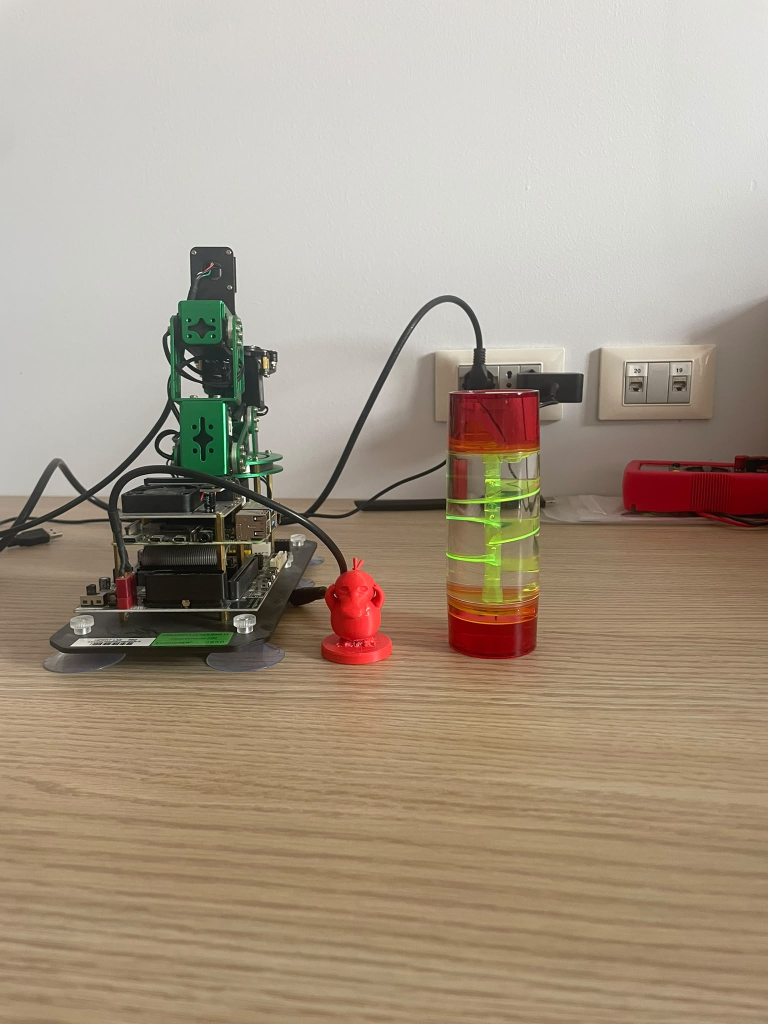
#> input picture WhatsApp Image 2026-06-04 at 2.46.25 PM.jpeg, 1536 x 2048 px, given in place of the camera (shown at 1/2 size)
$ python 260611_project_final_fastsam_live_parte2.py
#> lines starting #> are read from the running program, lines starting #| are printed output that depends on the picture; after the words box and inside, x2 and y2 are one past the last pixel; in counts of white or black regions, pixels touching at a corner belong together
import cv2
import numpy as np
from ultralytics import FastSAM

# =========================================================
# PARAMETRI
# =========================================================

# Immagine da analizzare
#IMAGE_PATH = "psyduck.jpg"
#IMAGE_PATH = "psyduck2.jpg"
#IMAGE_PATH = "psycacc.jpg"
IMAGE_PATH = "ifigos.jpg"
#IMAGE_PATH = "psyduckbello.jpg"
#IMAGE_PATH = "nonpsyduck.jpg"

# Area minima per considerare valido un oggetto
MIN_AREA = 800

"""Rimuove i punti troppo vicini dividendo lo spazio in una griglia e tenendo un solo punto per cella."""
# [10 lines left out: function spatial_deduplicate, not called in this run]


"""Genera una griglia regolare di punti distanziati in base alle dimensioni dell'immagine."""
# [7 lines left out: function generate_grid_points, not called in this run]


"""Rimuove i bounding box che toccano o sono troppo vicini ai bordi dell'immagine."""
# [14 lines left out: function filter_border_bboxes, not called in this run]


"""Elimina i bounding box che sono quasi completamente contenuti dentro un altro box più grande."""
# [26 lines left out: function filter_contained_bboxes, not called in this run]


"""Calcola l'Intersection over Union (IoU), ovvero la percentuale di sovrapposizione tra due box."""
# [13 lines left out: function iou, not called in this run]


"""Ordina i box per area e rimuove quelli che si sovrappongono troppo (IoU > thr) a box più grandi."""
# [12 lines left out: function filter_overlaps, not called in this run]


"""Applica in sequenza i tre filtri di pulizia (bordi, box contenuti e sovrapposizioni)."""
# [5 lines left out: function clean_bboxes, not called in this run]


"""Rimuove i punti che si trovano a una distanza geometrica inferiore alla soglia impostata."""
# [12 lines left out: function merge_points, not called in this run]


"""Inverte i colori (effetto negativo) solo nelle aree racchiuse dai bounding box e salva l'immagine."""
# [26 lines left out: functions invert_bbox_colors, filter_grid_on_foreground, not called in this run]


# MAIN

# =========================================================
# WEBCAM
# =========================================================

cap = cv2.VideoCapture(1)

if not cap.isOpened():
    raise ValueError("Webcam non trovata")

while True:

    ret, img = cap.read()
#> img is the input picture: shape (2048, 1536, 3); mean B, G, R 135.7, 153.5, 168.2

    if not ret:
        break

    img = cv2.resize(img, (500, 500))
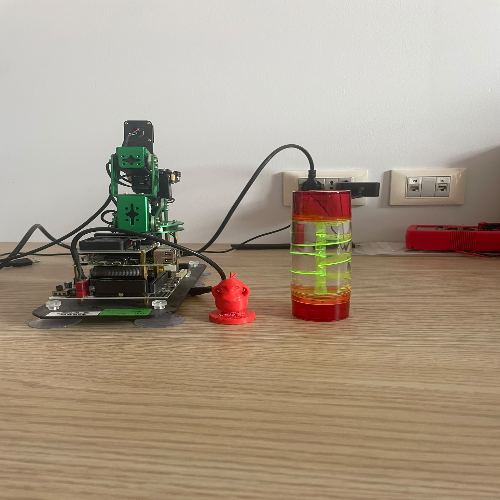
#> img: shape (500, 500, 3); mean B, G, R 135.6, 153.4, 168.1

    gray = cv2.cvtColor(
        img,
        cv2.COLOR_BGR2GRAY
    )
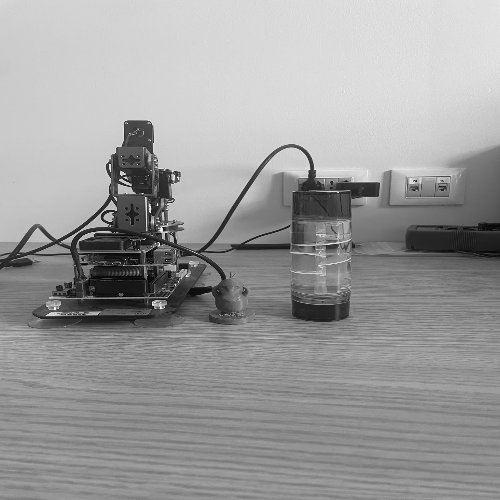
#> gray: shape (500, 500); min 2, max 253, mean 155.8

# =========================================================
# PSYDUCK DETECTOR
#
# Usa:
# - Canny
# - Connected Components
#
# per trovare centroidi iniziali.
#
# =========================================================

    edges = cv2.Canny(
        gray,
        70,
        170
    )
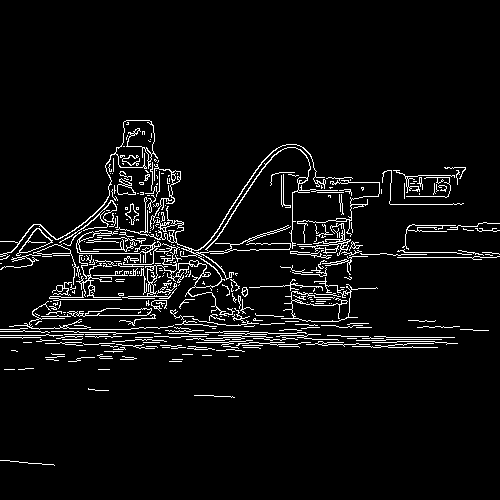
#> edges: shape (500, 500); 5.3% white in thin lines or dots, all inside (x1, y1, x2, y2) = (0, 120, 500, 466)

    # chiusura dei bordi
    edges = cv2.morphologyEx(
        edges,
        cv2.MORPH_CLOSE,
        np.ones((9, 9), np.uint8)
    )
#> edges: shape (500, 500); 16.6% white; 10 white regions (2 under 20 px), largest, box (x1, y1, x2, y2) and area: (0, 120, 500, 362) 41031, (408, 320, 460, 328) 200, (45, 353, 65, 361) 88

    # ispessimento edge
    edges = cv2.dilate(
        edges,
        np.ones((5, 5), np.uint8),
        iterations=1
    )
#> edges: shape (500, 500); 21.8% white; 8 white regions, largest, box (x1, y1, x2, y2) and area: (0, 118, 500, 364) 52761, (406, 318, 491, 333) 617, (0, 458, 57, 468) 305

    print("[STEP] Edge map generata")
    cv2.imshow("Edges (Canny) 1", edges)

    # componenti connesse
    num, cc = cv2.connectedComponents(edges)
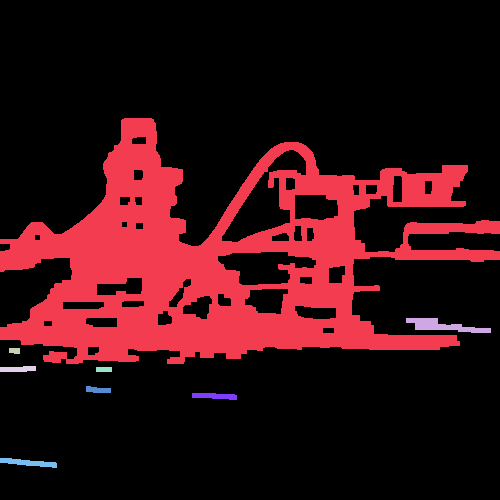
#> cc: shape (500, 500) int32; 9 distinct labels, from 0 to 8; one colour per label, 0 black
#> num = 9

    # punti candidati Psyduck
    psyduck_centroids = []

    for i in range(1, num):

        comp = (cc == i).astype(np.uint8) * 255

        area = cv2.countNonZero(comp)

        # scarta oggetti piccoli
        if area < MIN_AREA:
            continue

        x, y, w, h = cv2.boundingRect(comp)

        # scarta blob minuscoli
        if w < 25 or h < 25:
            continue

        # scarta blob enormi
        if w * h > 0.75 * 500 * 500:
            continue

        # riempimento componente
        contours, _ = cv2.findContours(
            comp,
            cv2.RETR_EXTERNAL,
            cv2.CHAIN_APPROX_SIMPLE
        )

        filled = np.zeros_like(comp)

        cv2.drawContours(
            filled,
            contours,
            -1,
            255,
            cv2.FILLED
        )

        ys, xs = np.where(filled > 0)

        if len(xs) > 0:

            cx = int(np.mean(xs))
            cy = int(np.mean(ys))

            psyduck_centroids.append(
                (cx, cy)
            )
#> this loop made 8 passes
#> (area, x, y, w, h, cx, cy) on pass 1: (52761, 0, 118, 500, 246, 224, 260)
#> area on passes 2 to 7: 617, 61, 184, 80, 134, 235
#> pass 1, `comp = (cc == i).astype(np.uint8) * 255`:
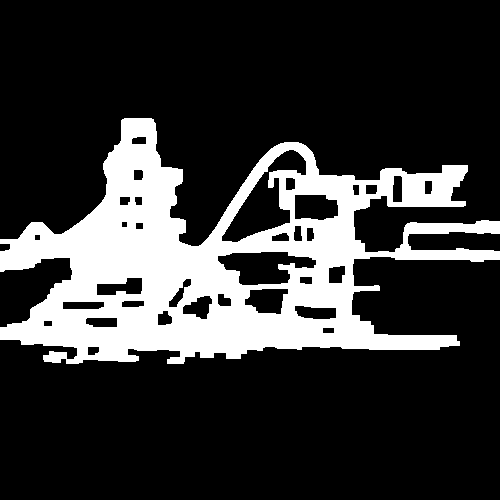
#> comp: shape (500, 500); 21.1% white; 1 white region, box (x1, y1, x2, y2) and area: (0, 118, 500, 364) 52761
#> after the loop:
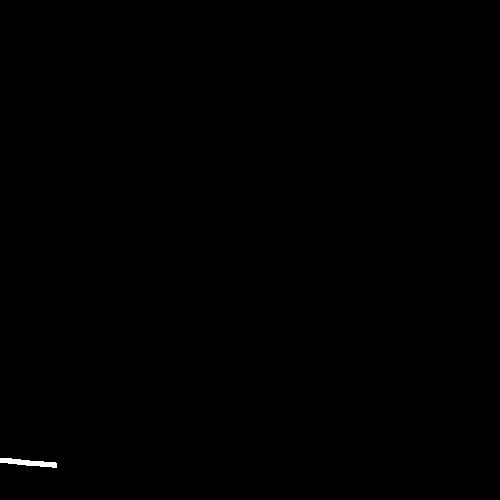
#> comp: shape (500, 500); 0.12% white; 1 white region, box (x1, y1, x2, y2) and area: (0, 458, 57, 468) 305
#> after the loop:
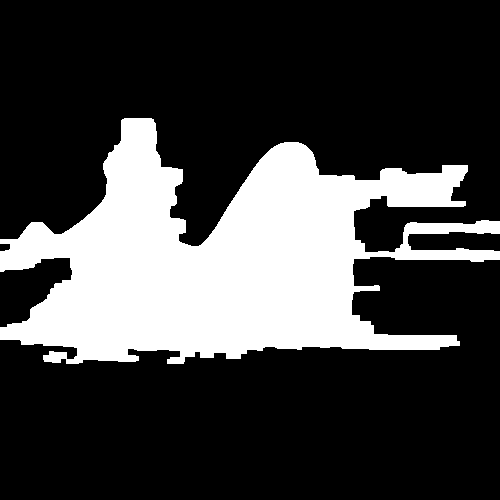
#> filled: shape (500, 500); 25.5% white; 1 white region, box (x1, y1, x2, y2) and area: (0, 118, 500, 364) 63666
#> after the loop, psyduck_centroids = [(224, 260)]

    print(f"[STEP] Centroidi Psyduck trovati: {len(psyduck_centroids)}")
#| [STEP] Centroidi Psyduck trovati: 1

    debug = img.copy()
    for cx, cy in psyduck_centroids:
        cv2.circle(debug, (cx, cy), 6, (0, 0, 255), -1)
#> this loop made 1 pass
#> debug: shape (500, 500, 3); 0.05% of pixels changed, all inside (x1, y1, x2, y2) = (218, 254, 231, 267)

    cv2.imshow("Psyduck Centroids 2", debug)


    # =========================================================
    # SAM
    #
    # Usa tutti i centroidi trovati
    # come prompt per segmentare oggetti.
    #
    # =========================================================

#> (the run stopped early here; a loop or call above may not have finished)
